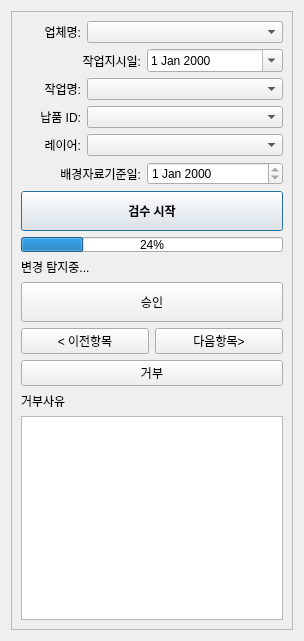
<?xml version="1.0" encoding="UTF-8"?>
<ui version="4.0">
 <class>Dialog</class>
 <widget class="QDialog" name="Dialog">
  <property name="windowModality">
   <enum>Qt::ApplicationModal</enum>
  </property>
  <property name="geometry">
   <rect>
    <x>0</x>
    <y>0</y>
    <width>304</width>
    <height>641</height>
   </rect>
  </property>
  <property name="sizePolicy">
   <sizepolicy hsizetype="Preferred" vsizetype="Preferred">
    <horstretch>0</horstretch>
    <verstretch>0</verstretch>
   </sizepolicy>
  </property>
  <property name="windowTitle">
   <string>납품 데이터 검수</string>
  </property>
  <layout class="QGridLayout" name="gridLayout">
   <item row="0" column="0">
    <widget class="QScrollArea" name="scrollArea">
     <property name="widgetResizable">
      <bool>true</bool>
     </property>
     <widget class="QWidget" name="scrollAreaWidgetContents">
      <property name="geometry">
       <rect>
        <x>0</x>
        <y>0</y>
        <width>280</width>
        <height>617</height>
       </rect>
      </property>
      <layout class="QGridLayout" name="gridLayout_2">
       <item row="0" column="0">
        <layout class="QVBoxLayout" name="verticalLayout_2">
         <item>
          <layout class="QVBoxLayout" name="verticalLayout">
           <item>
            <layout class="QHBoxLayout" name="horizontalLayout_5">
             <item>
              <widget class="QLabel" name="label">
               <property name="minimumSize">
                <size>
                 <width>0</width>
                 <height>0</height>
                </size>
               </property>
               <property name="maximumSize">
                <size>
                 <width>60</width>
                 <height>16777215</height>
                </size>
               </property>
               <property name="text">
                <string>업체명:</string>
               </property>
               <property name="alignment">
                <set>Qt::AlignRight|Qt::AlignTrailing|Qt::AlignVCenter</set>
               </property>
              </widget>
             </item>
             <item>
              <widget class="QComboBox" name="cmb_worker_nm">
               <property name="sizePolicy">
                <sizepolicy hsizetype="Minimum" vsizetype="Fixed">
                 <horstretch>0</horstretch>
                 <verstretch>0</verstretch>
                </sizepolicy>
               </property>
              </widget>
             </item>
            </layout>
           </item>
           <item>
            <layout class="QHBoxLayout" name="horizontalLayout_3">
             <item>
              <widget class="QLabel" name="label_3">
               <property name="maximumSize">
                <size>
                 <width>120</width>
                 <height>16777215</height>
                </size>
               </property>
               <property name="text">
                <string>작업지시일:</string>
               </property>
               <property name="alignment">
                <set>Qt::AlignRight|Qt::AlignTrailing|Qt::AlignVCenter</set>
               </property>
              </widget>
             </item>
             <item>
              <widget class="QDateEdit" name="date_mapext_dttm">
               <property name="calendarPopup">
                <bool>true</bool>
               </property>
              </widget>
             </item>
            </layout>
           </item>
           <item>
            <layout class="QHBoxLayout" name="horizontalLayout_2">
             <item>
              <widget class="QLabel" name="label_2">
               <property name="maximumSize">
                <size>
                 <width>60</width>
                 <height>16777215</height>
                </size>
               </property>
               <property name="text">
                <string>작업명:</string>
               </property>
               <property name="alignment">
                <set>Qt::AlignRight|Qt::AlignTrailing|Qt::AlignVCenter</set>
               </property>
              </widget>
             </item>
             <item>
              <widget class="QComboBox" name="cmb_extjob_nm"/>
             </item>
            </layout>
           </item>
           <item>
            <layout class="QHBoxLayout" name="horizontalLayout_4">
             <item>
              <widget class="QLabel" name="label_5">
               <property name="maximumSize">
                <size>
                 <width>60</width>
                 <height>16777215</height>
                </size>
               </property>
               <property name="text">
                <string>납품 ID:</string>
               </property>
               <property name="alignment">
                <set>Qt::AlignRight|Qt::AlignTrailing|Qt::AlignVCenter</set>
               </property>
              </widget>
             </item>
             <item>
              <widget class="QComboBox" name="cmb_receive_id"/>
             </item>
            </layout>
           </item>
           <item>
            <layout class="QHBoxLayout" name="horizontalLayout_7">
             <item>
              <widget class="QLabel" name="label_7">
               <property name="maximumSize">
                <size>
                 <width>60</width>
                 <height>16777215</height>
                </size>
               </property>
               <property name="text">
                <string>레이어:</string>
               </property>
               <property name="alignment">
                <set>Qt::AlignRight|Qt::AlignTrailing|Qt::AlignVCenter</set>
               </property>
              </widget>
             </item>
             <item>
              <widget class="QComboBox" name="cmb_layer_nm"/>
             </item>
            </layout>
           </item>
           <item>
            <layout class="QHBoxLayout" name="horizontalLayout_6">
             <item>
              <widget class="QLabel" name="label_6">
               <property name="maximumSize">
                <size>
                 <width>120</width>
                 <height>16777215</height>
                </size>
               </property>
               <property name="text">
                <string>배경자료기준일:</string>
               </property>
               <property name="alignment">
                <set>Qt::AlignRight|Qt::AlignTrailing|Qt::AlignVCenter</set>
               </property>
              </widget>
             </item>
             <item>
              <widget class="QDateEdit" name="date_basedata_dt">
               <property name="readOnly">
                <bool>true</bool>
               </property>
               <property name="calendarPopup">
                <bool>false</bool>
               </property>
              </widget>
             </item>
            </layout>
           </item>
          </layout>
         </item>
         <item>
          <widget class="QPushButton" name="btn_start_inspect">
           <property name="minimumSize">
            <size>
             <width>0</width>
             <height>40</height>
            </size>
           </property>
           <property name="font">
            <font>
             <weight>75</weight>
             <bold>true</bold>
            </font>
           </property>
           <property name="text">
            <string>검수 시작</string>
           </property>
          </widget>
         </item>
         <item>
          <widget class="QProgressBar" name="progressBar">
           <property name="maximumSize">
            <size>
             <width>16777215</width>
             <height>15</height>
            </size>
           </property>
           <property name="value">
            <number>24</number>
           </property>
          </widget>
         </item>
         <item>
          <widget class="QLabel" name="lbl_progress">
           <property name="text">
            <string>변경 탐지중...</string>
           </property>
          </widget>
         </item>
         <item>
          <widget class="QPushButton" name="btn_accept">
           <property name="minimumSize">
            <size>
             <width>0</width>
             <height>40</height>
            </size>
           </property>
           <property name="text">
            <string>승인</string>
           </property>
          </widget>
         </item>
         <item>
          <layout class="QHBoxLayout" name="horizontalLayout">
           <item>
            <widget class="QPushButton" name="btn_prev">
             <property name="text">
              <string>&lt; 이전항목</string>
             </property>
            </widget>
           </item>
           <item>
            <widget class="QPushButton" name="btn_next">
             <property name="text">
              <string>다음항목&gt;</string>
             </property>
            </widget>
           </item>
          </layout>
         </item>
         <item>
          <widget class="QPushButton" name="btn_reject">
           <property name="text">
            <string>거부</string>
           </property>
          </widget>
         </item>
         <item>
          <widget class="QLabel" name="label_4">
           <property name="text">
            <string>거부사유</string>
           </property>
          </widget>
         </item>
         <item>
          <widget class="QPlainTextEdit" name="edt_reject_reason">
           <property name="minimumSize">
            <size>
             <width>0</width>
             <height>100</height>
            </size>
           </property>
           <property name="maximumSize">
            <size>
             <width>16777215</width>
             <height>16777215</height>
            </size>
           </property>
          </widget>
         </item>
        </layout>
       </item>
      </layout>
     </widget>
    </widget>
   </item>
  </layout>
 </widget>
 <resources/>
 <connections/>
</ui>
